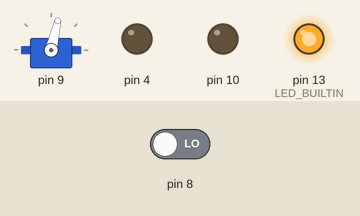
The sketch below on a simulated Arduino Uno, built with avr-gcc and run on an emulated ATmega328P. On the bench: servo, output pins drawn as LEDs (lit = HIGH). The test bench sets the inputs (shaded band); at power-on: pin 8 LOW.

Above: at 2.2 s.
2.3 s: pin 8 driven HIGH
At 8.4 s:
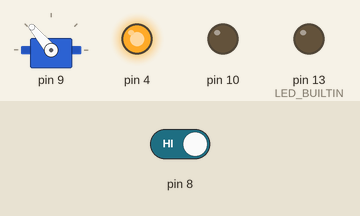
At 21.9 s:
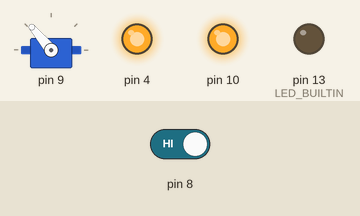
Timing chart, 0 to 40.4 s (numbered marks = the images above; inputs shaded):
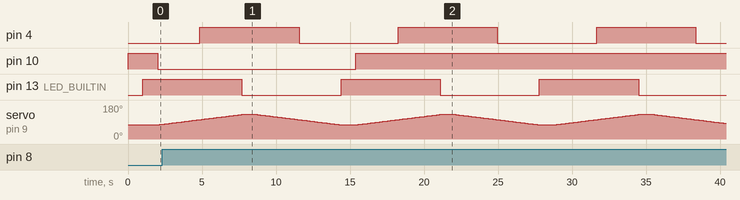

The sketch:

Switch.ino
```cpp
/*

*/

#include "Servo.h"

class Switch: public Servo {
public:
  Switch(int spin, int dccpin, int button, int straight, int curve):
     Servo(),
     m_spin(spin),
     m_dccpin(dccpin),
     m_button(button),
     m_straight(straight),
     m_curve(curve),
     m_curpos(straight),
     m_rot(m_straight>m_curve?-1:1),
     m_state(true) {
      pinMode(m_dccpin,OUTPUT);
      pinMode(m_button,INPUT);
      pinMode(10,OUTPUT);
     }

  void Init() {
      writeMicroseconds(m_straight);
      attach(m_spin);
      digitalWrite(m_dccpin,LOW);
      digitalWrite(10,HIGH);
     }
  bool Change(bool straight) {
    short int j;
    if(straight) {
      for(j=m_curpos; j != m_straight; j=j-m_rot) {
        writeMicroseconds(j);
        delay(10);
        if(j==(m_curve+m_straight)/2) {
          digitalWrite(m_dccpin,LOW);
        }
      }
    }
    else {
      for(j=m_curpos; j != m_curve; j=j+m_rot) {
        writeMicroseconds(j);
        delay(10);
        if(j==(m_curve+m_straight)/2) {
          digitalWrite(m_dccpin,HIGH);
        }
      }
    }
    m_curpos = j;
    m_state = straight;
  }
private:
  unsigned char m_spin;   // pin of the servo
  unsigned char m_dccpin; // pin to control dcc
  unsigned char m_button; // pin for manual button
  short int m_straight;   // straight milliseconds
  short int m_curve;      // curve milliseconds
  short int m_curpos;     // current position
  char m_rot;             // rotation from straight to curve
  bool m_state;           // state
};

Switch mySwitch(9,4,8,1600-283, 1600+283);

// the setup function runs once when you press reset or power the board
void setup() {
  // initialize digital pin LED_BUILTIN as an output.
  pinMode(LED_BUILTIN, OUTPUT);
  mySwitch.Init();
  delay(1000);
}

// the loop function runs over and over again forever
void loop() {

  static int highlow=1;
  mySwitch.Change(true);
  digitalWrite(LED_BUILTIN, highlow);    // turn the LED off by making the voltage LOW
  delay(1000);

 // read the state of the pushbutton value:
  int buttonState;
  buttonState = digitalRead(8);

  // check if the pushbutton is pressed. If it is, the buttonState is HIGH:
  if (buttonState == HIGH) {
    // turn LED on:
    digitalWrite(10, HIGH);
  } else {
    // turn LED off:
    digitalWrite(10, LOW);
  }


  highlow = 1-highlow;
  mySwitch.Change(false);
  digitalWrite(LED_BUILTIN, highlow);    // turn the LED off by making the voltage LOW
  delay(1000);                       // waits 15ms for the servo to reach the position
  highlow = 1-highlow;
}
```

Measured:
- after the input at 2.3 s, pin 10: LOW → HIGH after 13.1 s
- by itself, pin 4, pin 13 (LED_BUILTIN): alternates HIGH for 6.7 s and LOW for 6.7 s
